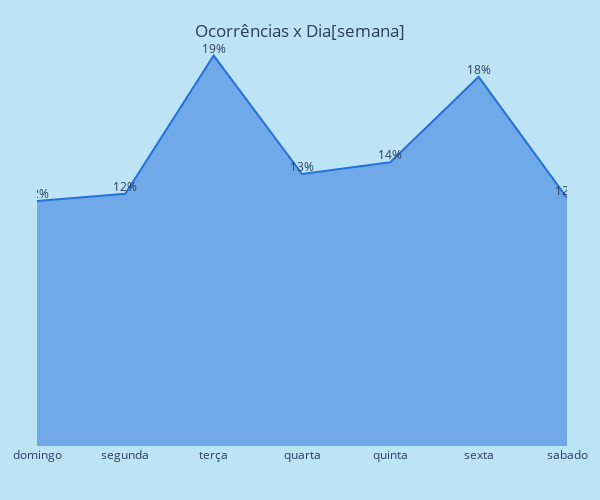

Notebook source saved alongside this figure:
### Code cell
# Percentural de Ocorrências x Dia[semana]
df_ocorr["ocorrencia_dia_semana"] = df_ocorr["ocorrencia_data_hora"].dt.day_of_week

def converter_numero_dia_semana(num_dia:int) -> str:
    match num_dia:
        case 0:return "domingo"
        case 1:return "segunda"
        case 2:return "terça"
        case 3:return "quarta"
        case 4:return "quinta"
        case 5:return "sexta"
        case 6:return "sabado"

df_ocorr_ocorr_dia_semana = df_ocorr["ocorrencia_dia_semana"].value_counts().sort_index()
df_ocorr_ocorr_dia_semana = pd.DataFrame(df_ocorr_ocorr_dia_semana)
df_ocorr_ocorr_dia_semana.reset_index(inplace=True)
df_ocorr_ocorr_dia_semana["ocorrencia_dia_semana"] = df_ocorr_ocorr_dia_semana["ocorrencia_dia_semana"].map(converter_numero_dia_semana)

grf_ocorr_dia_semana = px.line(
    data_frame=df_ocorr_ocorr_dia_semana,
    x=df_ocorr_ocorr_dia_semana["ocorrencia_dia_semana"],
    y=(df_ocorr_ocorr_dia_semana["count"]/df_ocorr_ocorr_dia_semana["count"].sum())*100,
    title=f"Ocorrências x Dia[semana]",
    width=600,
    height=500,
    color_discrete_sequence=["#2570DC"],
    )
grf_ocorr_dia_semana.update_layout(
    title_x = 0.5,
    title_y = 0.95,
    plot_bgcolor='#BDE4F4',  # Cor de fundo do gráfico
    paper_bgcolor='#BDE4F4',  # Cor de fundo do papel
    xaxis_showgrid=False,  # Remover linhas de grade do eixo x
    bargap = 0.1,
    xaxis=dict(
        tickmode='linear',  # Modo linear
        tick0=0,  # Posição inicial dos ticks
        dtick=1  # Passo entre os ticks
    ),
    margin=dict(
        l=20,  # margem esquerda
        r=20,  # margem direita
        b=20,  # margem inferior
        t=35,  # margem superior
        pad=0  # preenchimento
    ),
)
grf_ocorr_dia_semana.update_traces(
    hovertemplate='%{x} : %{y}% ocorrências',
    fill='tozeroy', 
    text=(df_ocorr_ocorr_dia_semana["count"] / df_ocorr_ocorr_dia_semana["count"].sum() * 100).round(0).astype(int).astype(str) + "%",
    mode='lines+text', 
    textposition='top center',
    )
grf_ocorr_dia_semana.update_xaxes(title = "")
grf_ocorr_dia_semana.update_yaxes(visible=False)

# Exibir o histograma
grf_ocorr_dia_semana.show()

### Figure 1 — Plotly figure (JSON) as saved in the notebook; plotly's stock layout.template omitted (floating-point values rounded to 4 significant figures)
{"data": [{"fill": "tozeroy", "hovertemplate": "%{x} : %{y}% ocorrências", "legendgroup": "", "line": {"color": "#2570DC", "dash": "solid"}, "marker": {"symbol": "circle"}, "mode": "lines+text", "name": "", "orientation": "v", "showlegend": false, "text": ["12%", "12%", "19%", "13%", "14%", "18%", "12%"], "textposition": "top center", "type": "scatter", "x": ["domingo", "segunda", "terça", "quarta", "quinta", "sexta", "sabado"], "xaxis": "x", "y": [11.88, 12.25, 18.95, 13.2, 13.77, 17.92, 12.04], "yaxis": "y"}], "layout": {"bargap": 0.1, "height": 500, "legend": {"tracegroupgap": 0}, "margin": {"b": 20, "l": 20, "pad": 0, "r": 20, "t": 35}, "paper_bgcolor": "#BDE4F4", "plot_bgcolor": "#BDE4F4", "title": {"text": "Ocorrências x Dia[semana]", "x": 0.5, "y": 0.95}, "width": 600, "xaxis": {"anchor": "y", "domain": [0, 1], "dtick": 1, "showgrid": false, "tick0": 0, "tickmode": "linear", "title": {"text": ""}}, "yaxis": {"anchor": "x", "domain": [0, 1], "title": {"text": "y"}, "visible": false}}}
